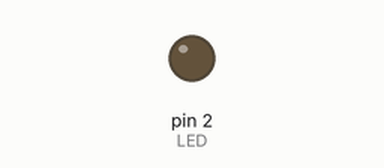
This sketch was run on a simulated Arduino Uno, built with avr-gcc and run on an emulated ATmega328P. Shown: output pins drawn as LEDs (lit = HIGH).

Above: at 0.05 s.
At 0.3 s:
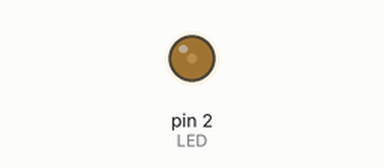
At 0.55 s:
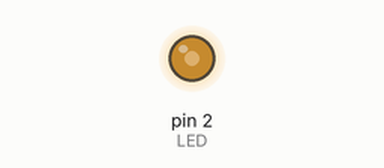
At 1.1 s:
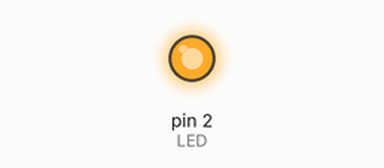
Timing chart, 0 to 3.0 s (numbered marks = the images above):
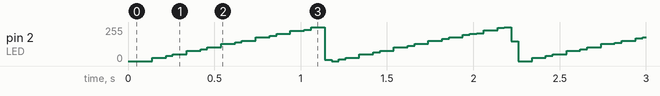

The sketch:

bright.ino
```cpp
const int LED = 2;

void setup() {
  // put your setup code here, to run once:
  pinMode(LED, OUTPUT);
}

void loop() {
  // put your main code here, to run repeatedly:
  for(int t_high =0;t_high <=10;t_high ++) {
       int cnt =0;
       while(true) {
          digitalWrite(LED, HIGH);
          delay(t_high);
          digitalWrite(LED, LOW);
          delay(10 -t_high);

          cnt ++;
          if(cnt ==10) break;
      }
 }

}
```
